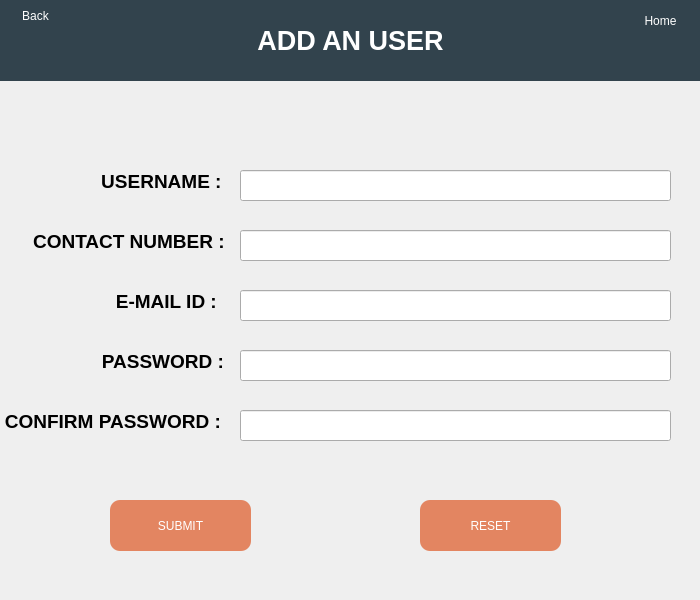
<?xml version="1.0" encoding="UTF-8"?>
<ui version="4.0">
 <class>adduser</class>
 <widget class="QWidget" name="adduser">
  <property name="geometry">
   <rect>
    <x>0</x>
    <y>0</y>
    <width>700</width>
    <height>600</height>
   </rect>
  </property>
  <property name="minimumSize">
   <size>
    <width>700</width>
    <height>600</height>
   </size>
  </property>
  <property name="maximumSize">
   <size>
    <width>700</width>
    <height>600</height>
   </size>
  </property>
  <property name="windowTitle">
   <string>AddUser</string>
  </property>
  <property name="windowIcon">
   <iconset resource="res.qrc">
    <normaloff>:/Images/Images/ADD_ACCOUNT.png</normaloff>:/Images/Images/ADD_ACCOUNT.png</iconset>
  </property>
  <widget class="QLabel" name="label_3">
   <property name="geometry">
    <rect>
     <x>30</x>
     <y>230</y>
     <width>203</width>
     <height>23</height>
    </rect>
   </property>
   <property name="text">
    <string>&lt;html&gt;&lt;head/&gt;&lt;body&gt;&lt;p align=&quot;center&quot;&gt;&lt;span style=&quot; font-size:14pt; font-weight:600;&quot;&gt;CONTACT NUMBER : &lt;/span&gt;&lt;/p&gt;&lt;/body&gt;&lt;/html&gt;</string>
   </property>
  </widget>
  <widget class="QLabel" name="label_6">
   <property name="geometry">
    <rect>
     <x>100</x>
     <y>350</y>
     <width>131</width>
     <height>23</height>
    </rect>
   </property>
   <property name="text">
    <string>&lt;html&gt;&lt;head/&gt;&lt;body&gt;&lt;p align=&quot;center&quot;&gt;&lt;span style=&quot; font-size:14pt; font-weight:600;&quot;&gt;PASSWORD : &lt;/span&gt;&lt;/p&gt;&lt;/body&gt;&lt;/html&gt;</string>
   </property>
  </widget>
  <widget class="QLineEdit" name="lineEdit_4">
   <property name="geometry">
    <rect>
     <x>240</x>
     <y>350</y>
     <width>431</width>
     <height>31</height>
    </rect>
   </property>
  </widget>
  <widget class="QLabel" name="label_4">
   <property name="geometry">
    <rect>
     <x>110</x>
     <y>290</y>
     <width>118</width>
     <height>23</height>
    </rect>
   </property>
   <property name="text">
    <string>&lt;html&gt;&lt;head/&gt;&lt;body&gt;&lt;p align=&quot;center&quot;&gt;&lt;span style=&quot; font-size:14pt; font-weight:600;&quot;&gt;E-MAIL ID : &lt;/span&gt;&lt;/p&gt;&lt;/body&gt;&lt;/html&gt;</string>
   </property>
  </widget>
  <widget class="QLabel" name="label_5">
   <property name="geometry">
    <rect>
     <x>0</x>
     <y>410</y>
     <width>231</width>
     <height>23</height>
    </rect>
   </property>
   <property name="text">
    <string>&lt;html&gt;&lt;head/&gt;&lt;body&gt;&lt;p align=&quot;center&quot;&gt;&lt;span style=&quot; font-size:14pt; font-weight:600;&quot;&gt;CONFIRM PASSWORD : &lt;/span&gt;&lt;/p&gt;&lt;/body&gt;&lt;/html&gt;</string>
   </property>
  </widget>
  <widget class="QLineEdit" name="lineEdit_2">
   <property name="geometry">
    <rect>
     <x>240</x>
     <y>290</y>
     <width>431</width>
     <height>31</height>
    </rect>
   </property>
  </widget>
  <widget class="QLineEdit" name="lineEdit_5">
   <property name="geometry">
    <rect>
     <x>240</x>
     <y>410</y>
     <width>431</width>
     <height>31</height>
    </rect>
   </property>
  </widget>
  <widget class="QLabel" name="label_2">
   <property name="geometry">
    <rect>
     <x>100</x>
     <y>170</y>
     <width>128</width>
     <height>23</height>
    </rect>
   </property>
   <property name="text">
    <string>&lt;html&gt;&lt;head/&gt;&lt;body&gt;&lt;p align=&quot;center&quot;&gt;&lt;span style=&quot; font-size:14pt; font-weight:600;&quot;&gt;USERNAME : &lt;/span&gt;&lt;/p&gt;&lt;/body&gt;&lt;/html&gt;</string>
   </property>
  </widget>
  <widget class="QLineEdit" name="lineEdit">
   <property name="geometry">
    <rect>
     <x>240</x>
     <y>170</y>
     <width>431</width>
     <height>31</height>
    </rect>
   </property>
  </widget>
  <widget class="QLineEdit" name="lineEdit_3">
   <property name="geometry">
    <rect>
     <x>240</x>
     <y>230</y>
     <width>431</width>
     <height>31</height>
    </rect>
   </property>
  </widget>
  <widget class="QLabel" name="label">
   <property name="geometry">
    <rect>
     <x>0</x>
     <y>0</y>
     <width>701</width>
     <height>81</height>
    </rect>
   </property>
   <property name="styleSheet">
    <string notr="true">color: rgb(255, 255, 255);
font: 58 26pt &quot;Lucida Bright&quot;;

background-color: rgb(50, 67, 77);


</string>
   </property>
   <property name="text">
    <string>&lt;html&gt;&lt;head/&gt;&lt;body&gt;&lt;p align=&quot;center&quot;&gt;&lt;span style=&quot; font-size:20pt; font-weight:600;&quot;&gt;ADD AN USER&lt;/span&gt;&lt;/p&gt;&lt;/body&gt;&lt;/html&gt;</string>
   </property>
  </widget>
  <widget class="QPushButton" name="pushButton">
   <property name="geometry">
    <rect>
     <x>110</x>
     <y>500</y>
     <width>141</width>
     <height>51</height>
    </rect>
   </property>
   <property name="sizePolicy">
    <sizepolicy hsizetype="Preferred" vsizetype="Preferred">
     <horstretch>0</horstretch>
     <verstretch>0</verstretch>
    </sizepolicy>
   </property>
   <property name="layoutDirection">
    <enum>Qt::LeftToRight</enum>
   </property>
   <property name="autoFillBackground">
    <bool>false</bool>
   </property>
   <property name="styleSheet">
    <string notr="true">font: 75 14pt &quot;MS Sans Serif&quot;;
color: rgb(255, 255, 255);
border: 5px;
background-color: rgb(227, 133, 97);
border-radius: 10px;


</string>
   </property>
   <property name="text">
    <string>SUBMIT</string>
   </property>
   <property name="icon">
    <iconset>
     <normaloff>../../Desktop/Project files/Login page/Login.png</normaloff>../../Desktop/Project files/Login page/Login.png</iconset>
   </property>
   <property name="iconSize">
    <size>
     <width>20</width>
     <height>20</height>
    </size>
   </property>
  </widget>
  <widget class="QPushButton" name="pushButton_2">
   <property name="geometry">
    <rect>
     <x>420</x>
     <y>500</y>
     <width>141</width>
     <height>51</height>
    </rect>
   </property>
   <property name="sizePolicy">
    <sizepolicy hsizetype="Preferred" vsizetype="Preferred">
     <horstretch>0</horstretch>
     <verstretch>0</verstretch>
    </sizepolicy>
   </property>
   <property name="layoutDirection">
    <enum>Qt::LeftToRight</enum>
   </property>
   <property name="autoFillBackground">
    <bool>false</bool>
   </property>
   <property name="styleSheet">
    <string notr="true">font: 75 14pt &quot;MS Sans Serif&quot;;
color: rgb(255, 255, 255);
border: 5px;
background-color: rgb(227, 133, 97);
border-radius: 10px;


</string>
   </property>
   <property name="text">
    <string>RESET</string>
   </property>
   <property name="icon">
    <iconset>
     <normaloff>../../Desktop/Project files/Login page/Login.png</normaloff>../../Desktop/Project files/Login page/Login.png</iconset>
   </property>
   <property name="iconSize">
    <size>
     <width>20</width>
     <height>20</height>
    </size>
   </property>
  </widget>
  <widget class="QLabel" name="label_7">
   <property name="geometry">
    <rect>
     <x>190</x>
     <y>20</y>
     <width>51</width>
     <height>41</height>
    </rect>
   </property>
   <property name="styleSheet">
    <string notr="true">color: rgb(255, 255, 255);
font: 58 26pt &quot;Lucida Bright&quot;;
background-color: rgb(50, 67, 77);


</string>
   </property>
   <property name="text">
    <string/>
   </property>
   <property name="pixmap">
    <pixmap resource="res.qrc">:/Inverted Images/Images/Inverted/image.png</pixmap>
   </property>
   <property name="scaledContents">
    <bool>true</bool>
   </property>
  </widget>
  <widget class="QPushButton" name="pushButton_7">
   <property name="geometry">
    <rect>
     <x>0</x>
     <y>0</y>
     <width>71</width>
     <height>31</height>
    </rect>
   </property>
   <property name="sizePolicy">
    <sizepolicy hsizetype="Preferred" vsizetype="Preferred">
     <horstretch>0</horstretch>
     <verstretch>0</verstretch>
    </sizepolicy>
   </property>
   <property name="layoutDirection">
    <enum>Qt::LeftToRight</enum>
   </property>
   <property name="autoFillBackground">
    <bool>false</bool>
   </property>
   <property name="styleSheet">
    <string notr="true">font: 75 8pt &quot;MS Sans Serif&quot;;
background-color: rgb(50, 67, 77);
color: rgb(255, 255, 255);
border: 5px;

border-radius: 10px;


</string>
   </property>
   <property name="text">
    <string>Back</string>
   </property>
   <property name="icon">
    <iconset resource="res.qrc">
     <normaloff>:/Inverted Images/Images/Inverted/image (22).png</normaloff>:/Inverted Images/Images/Inverted/image (22).png</iconset>
   </property>
   <property name="iconSize">
    <size>
     <width>20</width>
     <height>20</height>
    </size>
   </property>
  </widget>
  <widget class="QPushButton" name="pushButton_8">
   <property name="geometry">
    <rect>
     <x>620</x>
     <y>10</y>
     <width>81</width>
     <height>21</height>
    </rect>
   </property>
   <property name="sizePolicy">
    <sizepolicy hsizetype="Preferred" vsizetype="Preferred">
     <horstretch>0</horstretch>
     <verstretch>0</verstretch>
    </sizepolicy>
   </property>
   <property name="layoutDirection">
    <enum>Qt::LeftToRight</enum>
   </property>
   <property name="autoFillBackground">
    <bool>false</bool>
   </property>
   <property name="styleSheet">
    <string notr="true">font: 75 8pt &quot;MS Sans Serif&quot;;
background-color: rgb(50, 67, 77);
color: rgb(255, 255, 255);
border: 5px;

border-radius: 10px;


</string>
   </property>
   <property name="text">
    <string>Home</string>
   </property>
   <property name="icon">
    <iconset resource="res.qrc">
     <normaloff>:/Inverted Images/Images/Inverted/image (26).png</normaloff>:/Inverted Images/Images/Inverted/image (26).png</iconset>
   </property>
   <property name="iconSize">
    <size>
     <width>20</width>
     <height>20</height>
    </size>
   </property>
  </widget>
 </widget>
 <resources>
  <include location="res.qrc"/>
 </resources>
 <connections/>
</ui>
